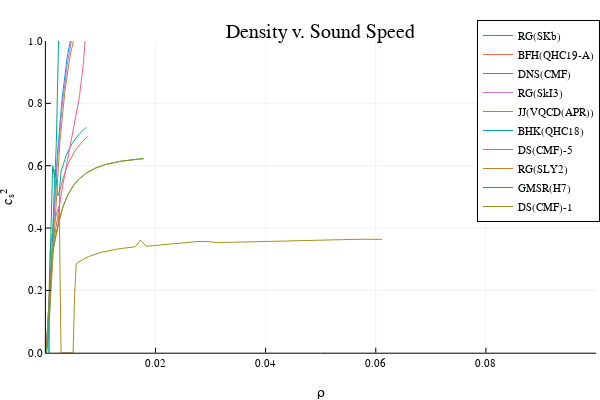

The notebook cell this image was saved under:
### Code cell
#Density vs Sound Speed Linear
#Geometric Units 

mₙ = 939.565413

nb = readdlm("eos.nb RG(SKb)", skipstart = 2)
data = readdlm("eos.thermo RG(SKb)", skipstart = 1)
Q1 = data[:,4];
Q7 = data[:,10];

P = Q1.*nb;
ρ = (Q7 .+ 1) .* (nb .* mₙ);

dP = P[2:end] - P[1:end-1];
dρ = ρ[2:end] - ρ[1:end-1];

sound_speed = (abs.(dP ./ dρ));
geo_conv = (1.6191004251588869e-18)*(1782700000000.0002);

plotlyjs()
plot(ρ[1:end - 1].*geo_conv, sound_speed, xlims = (1.e-4, 1.e-1), ylims = (0., 1.), xlabel = "ρ", ylabel = "cₛ²", label = "RG(SKb)", title = "Density v. Sound Speed")

########################################################################################################################

mₙ = 939.565000

nb = readdlm("eos.nb BFH(QHC19-A)", skipstart = 2)
data = readdlm("eos.thermo BFH(QHC19-A)", skipstart = 1)
Q1 = data[:,4]
Q7 = data[:,10]

P = Q1.*nb
ρ = (Q7 .+ 1) .* (nb .* mₙ);

dP = P[2:end] - P[1:end-1]
dρ = ρ[2:end] - ρ[1:end-1]

sound_speed = (abs.(dP ./ dρ));
geo_conv = (1.6191004251588869e-18)*(1782700000000.0002);

plot!(ρ[1:end - 1].*geo_conv, sound_speed, xlims = (1.e-4, 1.e-1), ylims = (0., 1.), label = "BFH(QHC19-A)")

########################################################################################################################

mₙ = 938.918713

nb = readdlm("eos.nb DNS(CMF)", skipstart = 2)
data = readdlm("eos.thermo DNS(CMF)", skipstart = 1)
Q1 = data[:,4]
Q7 = data[:,10]
P = Q1.*nb
ρ = (Q7 .+ 1) .* (nb .* mₙ);

dP = P[2:end] - P[1:end-1]
dρ = ρ[2:end] - ρ[1:end-1]

sound_speed = (abs.(dP ./ dρ));
geo_conv = (1.6191004251588869e-18)*(1782700000000.0002);

plot!(ρ[1:end - 1].*geo_conv, sound_speed, xlims = (1.e-4, 1.e-1), ylims = (0., 1.), label = "DNS(CMF)")

########################################################################################################################

mₙ = 939.565330

nb = readdlm("eos.nb RG(SkI3)", skipstart = 2)
data = readdlm("eos.thermo RG(SkI3)", skipstart = 1)
Q1 = data[:,4]
Q7 = data[:,10]
P = Q1.*nb
ρ = (Q7 .+ 1) .* (nb .* mₙ);

dP = P[2:end] - P[1:end-1]
dρ = ρ[2:end] - ρ[1:end-1]

sound_speed = (abs.(dP ./ dρ));
geo_conv = (1.6191004251588869e-18)*(1782700000000.0002);

plot!(ρ[1:end - 1].*geo_conv, sound_speed, xlims = (1.e-4, 1.e-1), ylims = (0., 1.), label = "RG(SkI3)")

########################################################################################################################

mₙ = 939.565330

nb = readdlm("eos.nb JJ(VQCD(APR))", skipstart = 2)
data = readdlm("eos.thermo JJ(VQCD(APR))", skipstart = 1)
Q1 = data[:,4]
Q7 = data[:,10]
P = Q1.*nb
ρ = (Q7 .+ 1) .* (nb .* mₙ);

dP = P[2:end] - P[1:end-1]
dρ = ρ[2:end] - ρ[1:end-1]

sound_speed = (abs.(dP ./ dρ));
geo_conv = (1.6191004251588869e-18)*(1782700000000.0002);

plot!(ρ[1:end - 1].*geo_conv, sound_speed, xlims = (1.e-4, 1.e-1), ylims = (0., 1.), label = "JJ(VQCD(APR))")

########################################################################################################################

mₙ = 939.565000

nb = readdlm("eos.nb BHK(QHC18)", skipstart = 2)
data = readdlm("eos.thermo BHK(QHC18)", skipstart = 1)
Q1 = data[:,4]
Q7 = data[:,10]
P = Q1.*nb
ρ = (Q7 .+ 1) .* (nb .* mₙ);

dP = P[2:end] - P[1:end-1]
dρ = ρ[2:end] - ρ[1:end-1]

sound_speed = (abs.(dP ./ dρ));
geo_conv = (1.6191004251588869e-18)*(1782700000000.0002);

plot!(ρ[1:end - 1].*geo_conv, sound_speed, xlims = (1.e-4, 1.e-1), ylims = (0., 1.), label = "BHK(QHC18)")

########################################################################################################################

mₙ = 938.918712

nb = readdlm("eos.nb DS(CMF)-5", skipstart = 2)
data = readdlm("eos.thermo DS(CMF)-5", skipstart = 1)
Q1 = data[:,4]
Q7 = data[:,10]
P = Q1.*nb
ρ = (Q7 .+ 1) .* (nb .* mₙ);

dP = P[2:end] - P[1:end-1]
dρ = ρ[2:end] - ρ[1:end-1]

sound_speed = (abs.(dP ./ dρ));
geo_conv = (1.6191004251588869e-18)*(1782700000000.0002);

plot!(ρ[1:end - 1].*geo_conv, sound_speed, xlims = (1.e-4, 1.e-1), ylims = (0., 1.), label = "DS(CMF)-5")

########################################################################################################################

mₙ = 939.565330

nb = readdlm("eos.nb RG(SLY2)", skipstart = 2)
data = readdlm("eos.thermo RG(SLY2)", skipstart = 1)
Q1 = data[:,4]
Q7 = data[:,10]
P = Q1.*nb
ρ = (Q7 .+ 1) .* (nb .* mₙ);

dP = P[2:end] - P[1:end-1]
dρ = ρ[2:end] - ρ[1:end-1]

sound_speed = (abs.(dP ./ dρ));
geo_conv = (1.6191004251588869e-18)*(1782700000000.0002);

plot!(ρ[1:end - 1].*geo_conv, sound_speed, xlims = (1.e-4, 1.e-1), ylims = (0., 1.), label = "RG(SLY2)")

########################################################################################################################

mₙ = 939.565350

nb = readdlm("eos.nb GMSR(H7)", skipstart = 2)
data = readdlm("eos.thermo GMSR(H7)", skipstart = 1)
Q1 = data[:,4]
Q7 = data[:,10]
P = Q1.*nb
ρ = (Q7 .+ 1) .* (nb .* mₙ);

dP = P[2:end] - P[1:end-1]
dρ = ρ[2:end] - ρ[1:end-1]

sound_speed = (abs.(dP ./ dρ));
geo_conv = (1.6191004251588869e-18)*(1782700000000.0002);

plot!(ρ[1:end - 1].*geo_conv, sound_speed, xlims = (1.e-4, 1.e-1), ylims = (0., 1.), label = "GMSR(H7)")

########################################################################################################################

mₙ = 938.918712

nb = readdlm("eos.nb DS(CMF)-1", skipstart = 2)
data = readdlm("eos.thermo DS(CMF)-1", skipstart = 1)
Q1 = data[:,4]
Q7 = data[:,10]
P = Q1.*nb
ρ = (Q7 .+ 1) .* (nb .* mₙ);

dP = P[2:end] - P[1:end-1]
dρ = ρ[2:end] - ρ[1:end-1]

sound_speed = (abs.(dP ./ dρ));
geo_conv = (1.6191004251588869e-18)*(1782700000000.0002);

plot!(ρ[1:end - 1].*geo_conv, sound_speed, xlims = (1.e-4, 1.e-1), ylims = (0., 1.), label = "DS(CMF)-1")

### Figure 1 — Plotly figure (JSON) as saved in the notebook; plotly's stock layout.template omitted (floating-point values rounded to 4 significant figures; data arrays with more than 128 entries replaced by an {"elided": "..."} marker saying what was removed)
{"data": [{"colorbar": {"title": ""}, "legendgroup": "RG(SKb)", "line": {"color": "rgba(0, 154, 250, 1.000)", "dash": "solid", "shape": "linear", "width": 1}, "mode": "lines", "name": "RG(SKb)", "showlegend": true, "type": "scatter", "x": {"elided": "1180 float values"}, "xaxis": "x", "y": {"elided": "1180 float values"}, "yaxis": "y", "zmax": null, "zmin": null}, {"colorbar": {"title": ""}, "legendgroup": "BFH(QHC19-A)", "line": {"color": "rgba(227, 111, 71, 1.000)", "dash": "solid", "shape": "linear", "width": 1}, "mode": "lines", "name": "BFH(QHC19-A)", "showlegend": true, "type": "scatter", "x": {"elided": "182 float values"}, "xaxis": "x", "y": {"elided": "182 float values"}, "yaxis": "y", "zmax": null, "zmin": null}, {"colorbar": {"title": ""}, "legendgroup": "DNS(CMF)", "line": {"color": "rgba(62, 164, 78, 1.000)", "dash": "solid", "shape": "linear", "width": 1}, "mode": "lines", "name": "DNS(CMF)", "showlegend": true, "type": "scatter", "x": {"elided": "1190 float values"}, "xaxis": "x", "y": {"elided": "1190 float values"}, "yaxis": "y", "zmax": null, "zmin": null}, {"colorbar": {"title": ""}, "legendgroup": "RG(SkI3)", "line": {"color": "rgba(195, 113, 210, 1.000)", "dash": "solid", "shape": "linear", "width": 1}, "mode": "lines", "name": "RG(SkI3)", "showlegend": true, "type": "scatter", "x": {"elided": "1183 float values"}, "xaxis": "x", "y": {"elided": "1183 float values"}, "yaxis": "y", "zmax": null, "zmin": null}, {"colorbar": {"title": ""}, "legendgroup": "JJ(VQCD(APR))", "line": {"color": "rgba(172, 142, 24, 1.000)", "dash": "solid", "shape": "linear", "width": 1}, "mode": "lines", "name": "JJ(VQCD(APR))", "showlegend": true, "type": "scatter", "x": {"elided": "650 float values"}, "xaxis": "x", "y": {"elided": "650 float values"}, "yaxis": "y", "zmax": null, "zmin": null}, {"colorbar": {"title": ""}, "legendgroup": "BHK(QHC18)", "line": {"color": "rgba(0, 170, 174, 1.000)", "dash": "solid", "shape": "linear", "width": 1}, "mode": "lines", "name": "BHK(QHC18)", "showlegend": true, "type": "scatter", "x": {"elided": "399 float values"}, "xaxis": "x", "y": {"elided": "399 float values"}, "yaxis": "y", "zmax": null, "zmin": null}, {"colorbar": {"title": ""}, "legendgroup": "DS(CMF)-5", "line": {"color": "rgba(237, 94, 147, 1.000)", "dash": "solid", "shape": "linear", "width": 1}, "mode": "lines", "name": "DS(CMF)-5", "showlegend": true, "type": "scatter", "x": {"elided": "186 float values"}, "xaxis": "x", "y": {"elided": "186 float values"}, "yaxis": "y", "zmax": null, "zmin": null}, {"colorbar": {"title": ""}, "legendgroup": "RG(SLY2)", "line": {"color": "rgba(198, 130, 37, 1.000)", "dash": "solid", "shape": "linear", "width": 1}, "mode": "lines", "name": "RG(SLY2)", "showlegend": true, "type": "scatter", "x": {"elided": "1214 float values"}, "xaxis": "x", "y": {"elided": "1214 float values"}, "yaxis": "y", "zmax": null, "zmin": null}, {"colorbar": {"title": ""}, "legendgroup": "GMSR(H7)", "line": {"color": "rgba(0, 169, 141, 1.000)", "dash": "solid", "shape": "linear", "width": 1}, "mode": "lines", "name": "GMSR(H7)", "showlegend": true, "type": "scatter", "x": {"elided": "384 float values"}, "xaxis": "x", "y": {"elided": "384 float values"}, "yaxis": "y", "zmax": null, "zmin": null}, {"colorbar": {"title": ""}, "legendgroup": "DS(CMF)-1", "line": {"color": "rgba(142, 151, 30, 1.000)", "dash": "solid", "shape": "linear", "width": 1}, "mode": "lines", "name": "DS(CMF)-1", "showlegend": true, "type": "scatter", "x": {"elided": "300 float values"}, "xaxis": "x", "y": {"elided": "300 float values"}, "yaxis": "y", "zmax": null, "zmin": null}], "layout": {"annotations": [{"font": {"color": "rgba(0, 0, 0, 1.000)", "family": "sans-serif", "size": 20}, "rotation": 0, "showarrow": false, "text": "Density v. Sound Speed", "x": 0.535, "xanchor": "center", "xref": "paper", "y": 1, "yanchor": "top", "yref": "paper"}], "height": 400, "legend": {"bgcolor": "rgba(255, 255, 255, 1.000)", "bordercolor": "rgba(0, 0, 0, 1.000)", "borderwidth": 1, "font": {"color": "rgba(0, 0, 0, 1.000)", "family": "sans-serif", "size": 11}, "title": {"font": {"color": "rgba(0, 0, 0, 1.000)", "family": "sans-serif", "size": 15}, "text": ""}, "tracegroupgap": 0, "traceorder": "normal", "x": 1, "xanchor": "auto", "y": 1, "yanchor": "auto"}, "margin": {"b": 20, "l": 0, "r": 0, "t": 20}, "paper_bgcolor": "rgba(255, 255, 255, 1.000)", "plot_bgcolor": "rgba(255, 255, 255, 1.000)", "showlegend": true, "width": 600, "xaxis": {"anchor": "y", "domain": [0.07647, 0.9934], "gridcolor": "rgba(0, 0, 0, 0.100)", "gridwidth": 0.5, "linecolor": "rgba(0, 0, 0, 1.000)", "mirror": false, "range": [0.0001, 0.1], "showgrid": true, "showline": true, "showticklabels": true, "tickangle": 0, "tickcolor": "rgb(0, 0, 0)", "tickfont": {"color": "rgba(0, 0, 0, 1.000)", "family": "sans-serif", "size": 11}, "tickmode": "array", "ticks": "inside", "ticktext": ["0.02", "0.04", "0.06", "0.08", "0.10"], "tickvals": [0.02, 0.04, 0.06, 0.08, 0.1], "title": "ρ", "titlefont": {"color": "rgba(0, 0, 0, 1.000)", "family": "sans-serif", "size": 15}, "type": "-", "visible": true, "zeroline": false, "zerolinecolor": "rgba(0, 0, 0, 1.000)"}, "yaxis": {"anchor": "x", "domain": [0.07581, 0.9415], "gridcolor": "rgba(0, 0, 0, 0.100)", "gridwidth": 0.5, "linecolor": "rgba(0, 0, 0, 1.000)", "mirror": false, "range": [0, 1], "showgrid": true, "showline": true, "showticklabels": true, "tickangle": 0, "tickcolor": "rgb(0, 0, 0)", "tickfont": {"color": "rgba(0, 0, 0, 1.000)", "family": "sans-serif", "size": 11}, "tickmode": "array", "ticks": "inside", "ticktext": ["0.0", "0.2", "0.4", "0.6", "0.8", "1.0"], "tickvals": [0, 0.2, 0.4, 0.6, 0.8, 1], "title": "cₛ²", "titlefont": {"color": "rgba(0, 0, 0, 1.000)", "family": "sans-serif", "size": 15}, "type": "-", "visible": true, "zeroline": false, "zerolinecolor": "rgba(0, 0, 0, 1.000)"}}}
